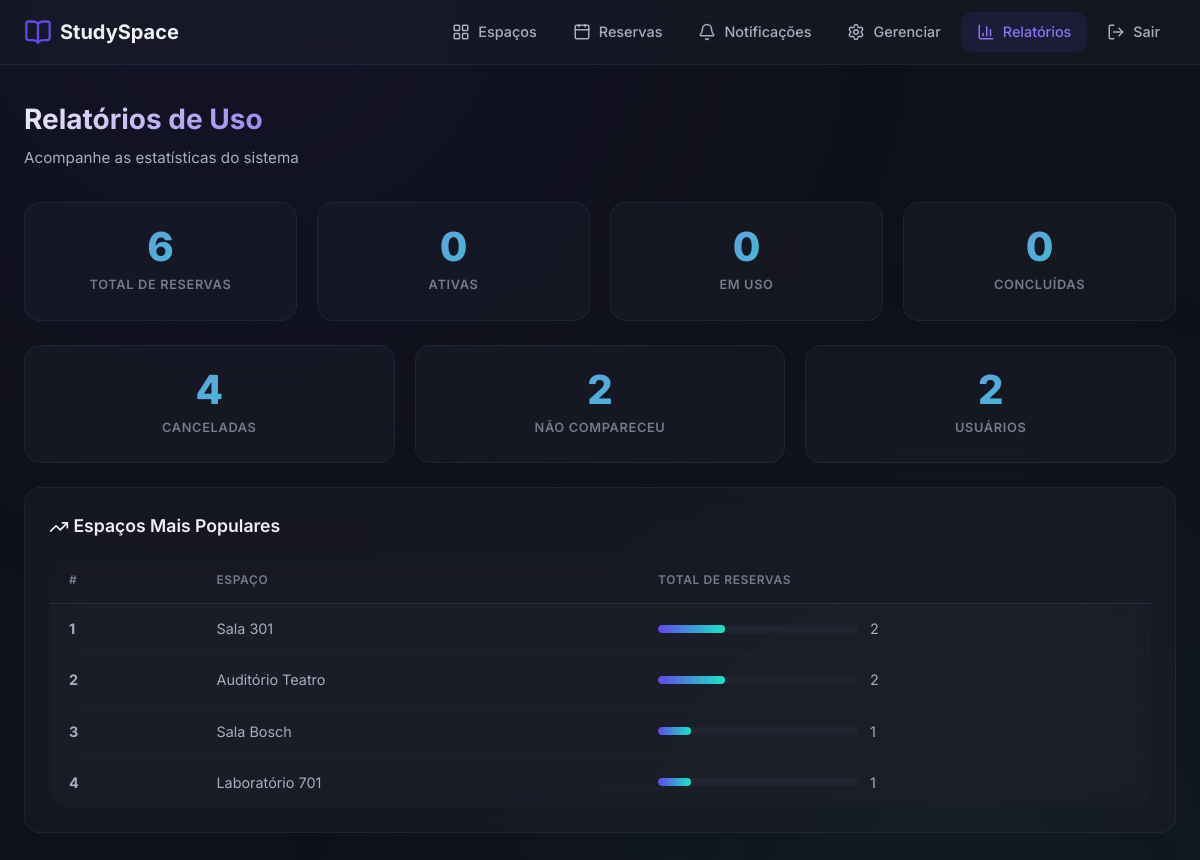
The page /admin/reports (signed in) on the database its author committed.
### models/space.py (models this page shows, shortened)
class Space(db.Model):
    __tablename__ = 'spaces'
    id = db.Column(db.Integer, primary_key=True)
    name = db.Column(db.String(100), nullable=False)
    description = db.Column(db.Text, default='')
    capacity = db.Column(db.Integer, nullable=False, default=1)
    location = db.Column(db.String(200), default='')
    status = db.Column(db.String(20), nullable=False, default='available')  # 'available' ou 'maintenance'
    created_at = db.Column(db.DateTime, default=lambda: datetime.now(timezone(timedelta(hours=-3))))
    reservations = db.relationship('Reservation', backref='space', lazy='dynamic')

### views/routes/admin.py (the view)
@admin_bp.route('/reports')
@admin_required
def reports():
    stats = get_usage_stats()
    total_users = User.query.count()
    total_spaces = Space.query.count()
    return render_template(
        'admin/reports.html',
        stats=stats,
        total_users=total_users,
        total_spaces=total_spaces
    )

### models/user.py (called while the page is built)
    @property
    def is_admin(self):
        return self.role == 'admin'

    @property
    def unread_notifications_count(self):
        return self.notifications.filter_by(is_read=False).count()

### views/routes/admin.py (called while the page is built)
def admin_required(f):
    @wraps(f)
    @login_required
    def decorated(*args, **kwargs):
        if not current_user.is_admin:
            flash('Acesso negado. Apenas administradores.', 'error')
            return redirect(url_for('spaces.index'))
        return f(*args, **kwargs)
    return decorated

### views/templates/admin/reports.html (shortened to what this page needs)
{% extends "base.html" %}
{% block content %}
<div class="page-header">
    <div>
        <h1 class="page-title">Relatórios de Uso</h1>
        <p class="page-subtitle">Acompanhe as estatísticas do sistema</p>
    </div>
</div>
<div class="grid grid-4 stagger mb-3">
    <div class="card stat-card" id="stat-total">
        <div class="stat-value">{{ stats.total }}</div>
        <div class="stat-label">Total de Reservas</div>
    </div>
    <div class="card stat-card" id="stat-active">
        <div class="stat-value">{{ stats.active }}</div>
        <div class="stat-label">Ativas</div>
    </div>
    <div class="card stat-card" id="stat-checkedin">
        <div class="stat-value">{{ stats.checked_in }}</div>
        <div class="stat-label">Em Uso</div>
    </div>
    <div class="card stat-card" id="stat-completed">
        <div class="stat-value">{{ stats.completed }}</div>
        <div class="stat-label">Concluídas</div>
    </div>
</div>
<div class="grid grid-3 stagger mb-3">
    <div class="card stat-card" id="stat-cancelled">
        <div class="stat-value">{{ stats.cancelled }}</div>
        <div class="stat-label">Canceladas</div>
    </div>
    <div class="card stat-card" id="stat-noshow">
        <div class="stat-value">{{ stats.no_show }}</div>
        <div class="stat-label">Não Compareceu</div>
    </div>
    <div class="card stat-card" id="stat-users">
        <div class="stat-value">{{ total_users }}</div>
        <div class="stat-label">Usuários</div>
    </div>
</div>
<div class="card">
    <div class="card-header">
        <h3 class="card-title">
            <i data-lucide="trending-up" style="width: 20px; height: 20px; vertical-align: middle;"></i>
            Espaços Mais Populares
        </h3>
    </div>
    {% if stats.popular_spaces %}
    <div class="table-container" style="border: none;">
        <table>
            <thead>
                <tr>
                    <th>#</th>
                    <th>Espaço</th>
                    <th>Total de Reservas</th>
                </tr>
            </thead>
            <tbody>
                {% for name, total in stats.popular_spaces %}
                <tr>
                    <td><strong>{{ loop.index }}</strong></td>
                    <td>{{ name }}</td>
                    <td>
                        <div style="display: flex; align-items: center; gap: 0.75rem;">
                            <div style="flex: 1; max-width: 200px; height: 8px; border-radius: 4px; background: var(--bg-tertiary); overflow: hidden;">
                                <div style="height: 100%; width: {{ (total / stats.total * 100) if stats.total > 0 else 0 }}%; background: linear-gradient(90deg, var(--primary), var(--accent)); border-radius: 4px; transition: width 1s ease;"></div>
                            </div>
                            <span>{{ total }}</span>
                        </div>
                    </td>
                </tr>
                {% endfor %}
            </tbody>
        </table>
    </div>
    {% else %}
    <div class="empty-state" style="padding: 2rem;">
        <p>Nenhuma reserva registrada ainda.</p>
    </div>
    {% endif %}
</div>
{% endblock %}

### rows shown on the page
Space: name "Sala 301", {{ (total / stats.total * 100) if stats.total > 0 else 0 }} 33.33333333333333 (drawn), total "2"
Space: name "Auditório Teatro", {{ (total / stats.total * 100) if stats.total > 0 else 0 }} 33.33333333333333 (drawn), total "2"
Space: name "Sala Bosch", {{ (total / stats.total * 100) if stats.total > 0 else 0 }} 16.666666666666664 (drawn), total "1"
Space: name "Laboratório 701", {{ (total / stats.total * 100) if stats.total > 0 else 0 }} 16.666666666666664 (drawn), total "1"

### other values the page prints
{{ stats.total }} "6"
{{ stats.active }} "0"
{{ stats.checked_in }} "0"
{{ stats.completed }} "0"
{{ stats.cancelled }} "4"
{{ stats.no_show }} "2"
{{ total_users }} "2"
